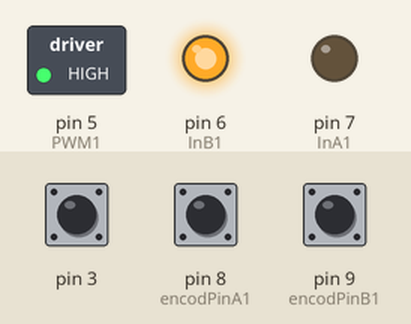
Simulated run of this sketch. Board: Arduino Uno, built with avr-gcc and run on an emulated ATmega328P. On the bench: switched loads named in the sketch (green lamp = pin HIGH), output pins drawn as LEDs (lit = HIGH). Inputs (shaded band) come from the test bench; at power-on: pin 3 HIGH, pin 8 (encodPinA1) HIGH, pin 9 (encodPinB1) HIGH. What the sketch prints to the serial monitor is not drawn.

Above: at 0.3 s.
Timing chart, 0 to 1.8 s (numbered marks = the images above):
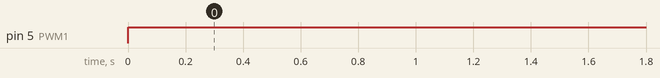

Measured:
- by itself, pin 5 (PWM1): LOW → HIGH at 0.00 s

The sketch:

speed_read.ino
```cpp
  #define InA1          7                   // INA motor pin
#define InB1            6                      // INB motor pin
#define PWM1            5                       // PWM motor pin
#define encodPinA1      8                       // encoder A pin
#define encodPinB1      9                       // encoder B pin
//#define Vpin            0                       // battery monitoring analog pin
//#define Apin            1                       // motor current monitoring analog pin

#define CURRENT_LIMIT   1000                     // high current warning
#define LOW_BAT         10000                   // low bat warning
#define LOOPTIME        100                     // PID loop time
#define NUMREADINGS     10                      // samples for Amp average


int readings[NUMREADINGS];
unsigned long lastMilli = 0;                    // loop timing
unsigned long lastMilliPrint = 0;               // loop timing
int speed_req = 30;                            // speed (Set Point)
float speed_act = 0;                              // speed (actual value)
int PWM_val = 0;                                // (25% = 64; 50% = 127; 75% = 191; 100% = 255)
int voltage = 0;                                // in mV
int current = 0;                                // in mA
volatile long count = 0;                        // rev counter
float Kp =   .4;                                // PID proportional control Gain
float Kd =    1;  // PID Derivitave control gain


 int encoder0PinALast = LOW;
 int n = LOW;

void setup() {
  analogReference(EXTERNAL);                            // Current external ref is 3.3V
  Serial.begin(9600);
  pinMode(InA1, OUTPUT);
  pinMode(InB1, OUTPUT);
  pinMode(PWM1, OUTPUT);
  pinMode(encodPinA1, INPUT);
  pinMode(encodPinB1, INPUT);
  digitalWrite(encodPinA1, HIGH);                      // turn on pullup resistor
  digitalWrite(encodPinB1, HIGH);
  attachInterrupt(1, rencoder, FALLING);
  for(int i=0; i<NUMREADINGS; i++)   readings[i] = 0;  // initialize readings to 0

  analogWrite(PWM1, PWM_val);
  digitalWrite(InA1, LOW);
  digitalWrite(InB1, HIGH);
}

void loop() {
          digitalWrite(InA1, LOW);
          digitalWrite(InB1, HIGH);
          analogWrite(PWM1, 255);
          rencoder();
          if((millis()-lastMilli) >= LOOPTIME)   {
            lastMilli = millis();
            getMotorData();
            PWM_val= updatePid(PWM_val, speed_req, speed_act);
            analogWrite(PWM1, PWM_val);
            Serial.println(speed_act);
  }
}

void getMotorData()  {
static long countAnt = 0;
  speed_act = ((count - countAnt)*(60*(1000/LOOPTIME)))/(1600);          // 16 pulses X 29 gear ratio = 464 counts per output shaft rev
  countAnt = count;
}

int updatePid(int command, int targetValue, int currentValue)   {             // compute PWM value
float pidTerm = 0;                                                            // PID correction
int error=0;
static int last_error=0;
 error = abs(targetValue) - abs(currentValue);
 pidTerm = (Kp * error) + (Kd * (error - last_error));
 last_error = error;
 return constrain(command + int(pidTerm), 0, 255);
}

void rencoder()  {
n = digitalRead(encodPinA1);
if ((encoder0PinALast == LOW) && (n == HIGH)){
  if (digitalRead(encodPinB1) == LOW) {
  count--;
  } else{
    count++;
    }
}
encoder0PinALast = n;
}
```
